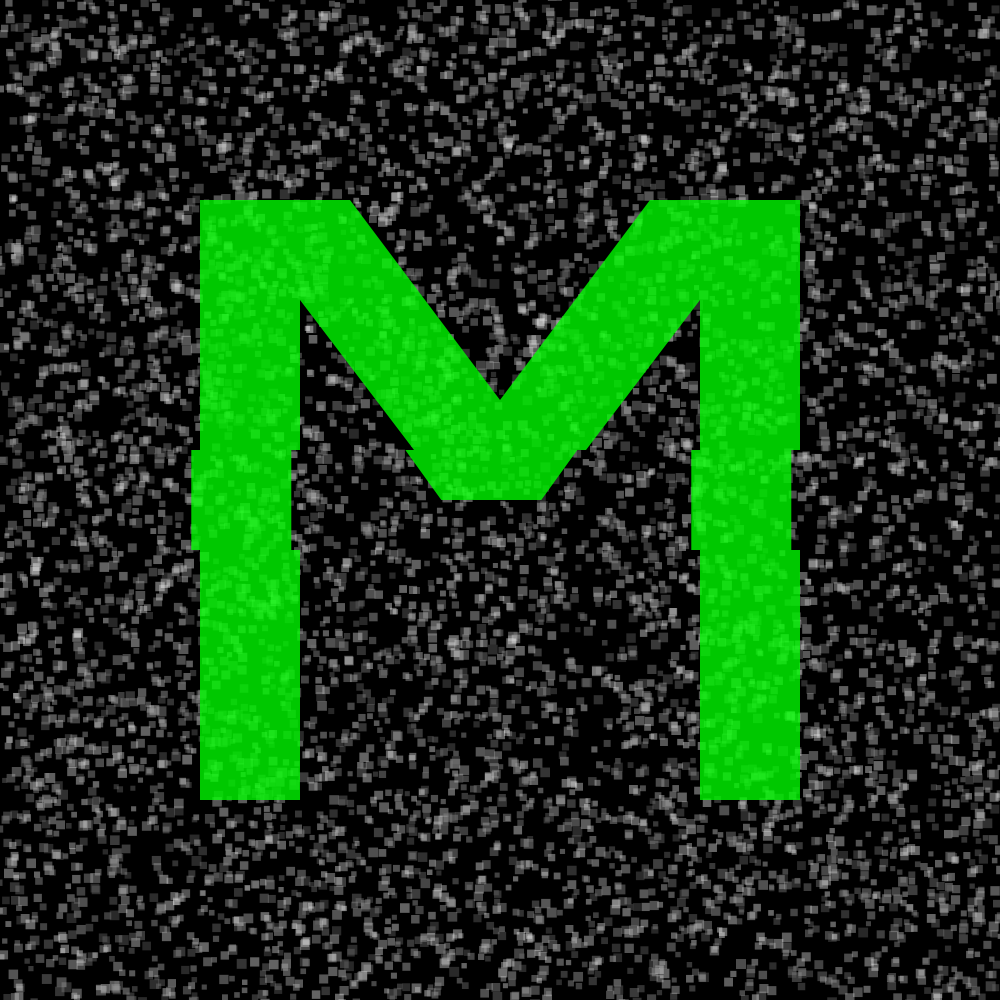
Frame 1 (no input)
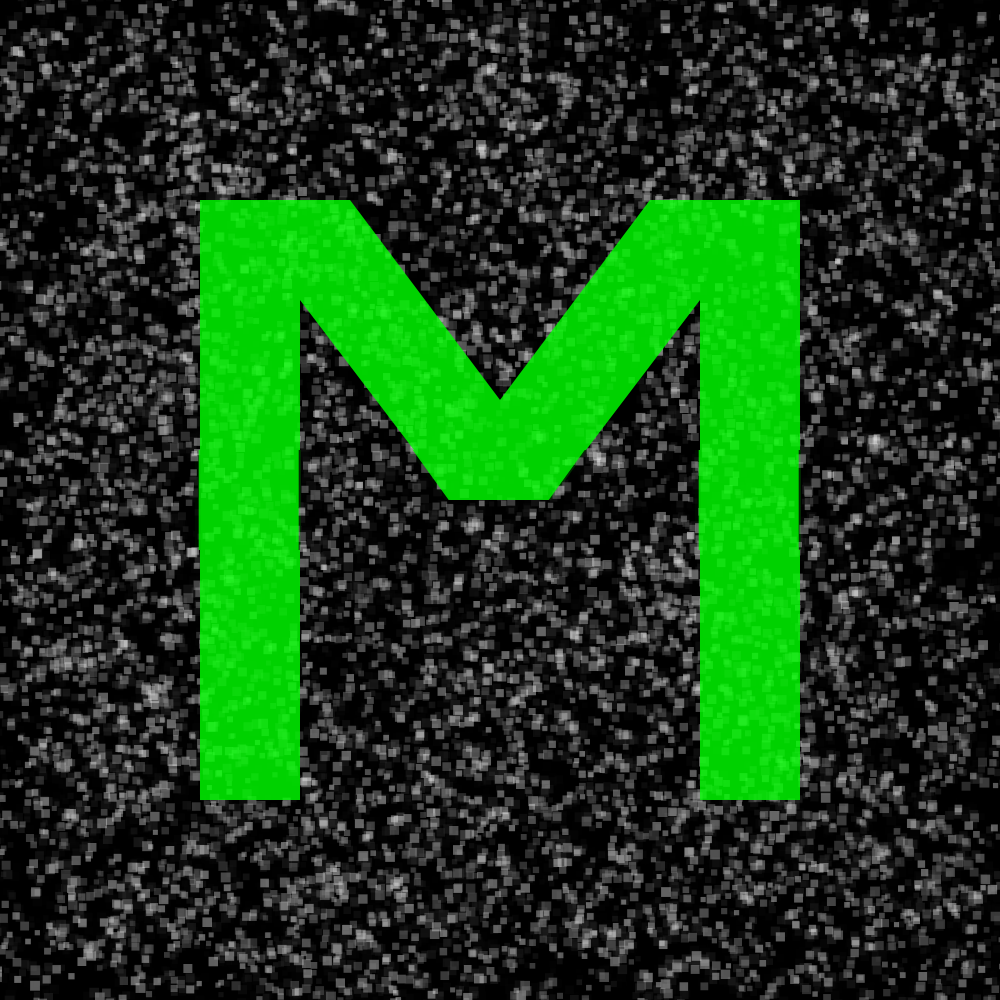
Frame 60 (no input)
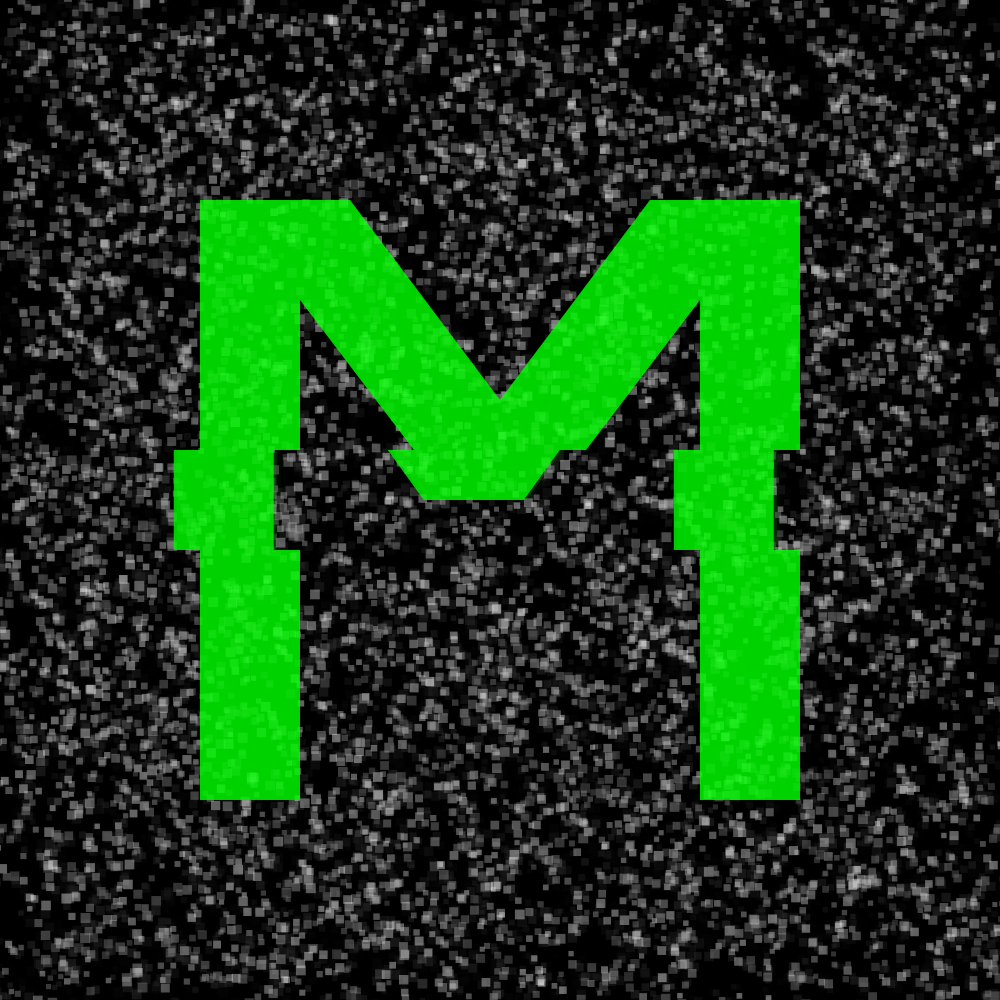
Frame 120 (the mouse pressed at the canvas centre since frame 60)

The p5.js sketch that drew these frames (run headless with seeded random() and noise() and a simulated clock; from frame 60 on, the mouse is pressed at the canvas centre):

// p5.js sketch
// ── sketch.js
let fuzz = []; // array of pixel objects
let d = 0;

function setup() {
  createCanvas(1000, 1000);
  // Create objects
  for (let i = 0; i < 8000; i++) {
    fuzz.push(new pixel());
  }
  background(0);
}

function draw() {
  background(0, 200);

  for (let i = 0; i < fuzz.length; i++) {
    fuzz[i].move();
    fuzz[i].display();
  }

  d = d + random(-10, 10);
  d > 400;
  d < 500;

  fill(0, 255, 0, 200);
  noStroke();
  beginShape();
  vertex(200, 800);
  vertex(200, 550);
  vertex(200 + d, 550);
  vertex(200 + d, 450);
  vertex(200, 450);
  vertex(200, 200);
  vertex(350, 200);
  vertex(500, 400);
  vertex(650, 200);
  vertex(800, 200);
  vertex(800, 450);
  vertex(800 + d, 450); 
  vertex(800 + d, 550);
  vertex(800, 550);
  vertex(800, 800);
  vertex(700, 800);
  vertex(700, 550);
  vertex(700 + d, 550); 
  vertex(700 + d, 450); 
  vertex(700, 450);
  vertex(700, 300);
  vertex(586, 450);
  vertex(586 + d, 450); 
  vertex(550 + d, 500); 
  vertex(450 + d, 500); 
  vertex(414 + d, 450); 
  vertex(414, 450);
  vertex(300, 300);
  vertex(300, 450);
  vertex(300 + d, 450); 
  vertex(300 + d, 550);
  vertex(300, 550);
  vertex(300, 800);
  endShape(CLOSE);
}

// pixel class
class pixel {
  constructor() {
    this.x = random(width);
    this.y = random(height);
    this.diameter = random(5, 10);
    this.speed = 10;
  }

  move() {
    this.x += random(-this.speed, this.speed);
    this.y += random(-this.speed, this.speed);
  }

  display() {
    fill(random(100, 255), 100)
    noStroke();
    rect(this.x, this.y, this.diameter, this.diameter);
  }
}
